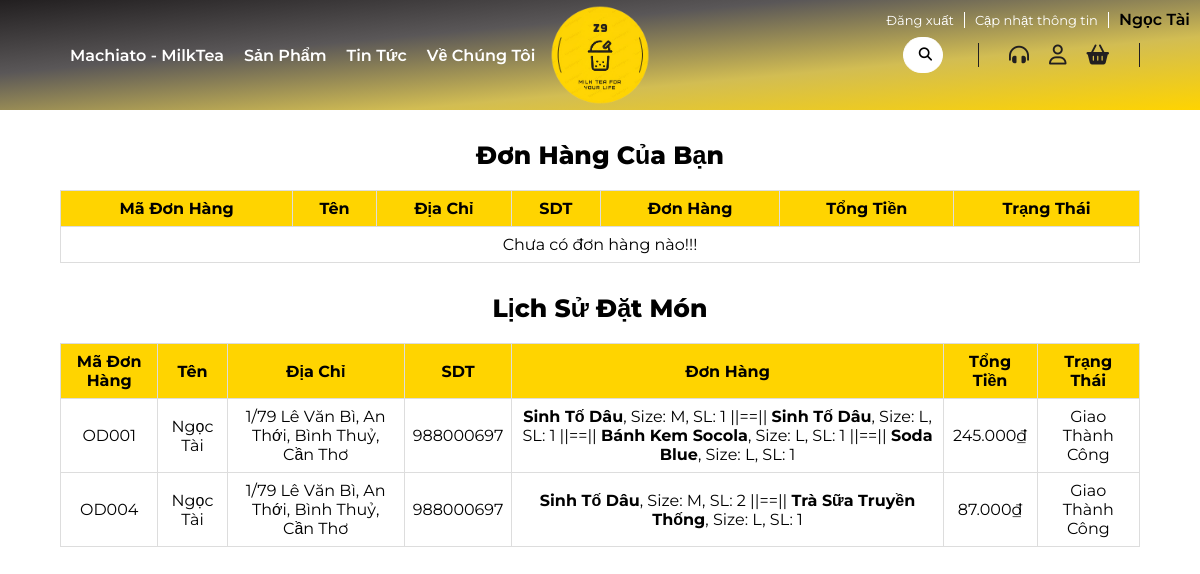
Page /orders-delivery.php (signed in) on the committed database.
### tables this page shows
CREATE TABLE `orders` (
  `orders_id` varchar(10) NOT NULL,
  `user_id` varchar(10) NOT NULL,
  `order_total` varchar(50) NOT NULL,
  `note` varchar(1000) NOT NULL,
  `delivery_status_id` int(11) NOT NULL,
  `order_time` timestamp NOT NULL DEFAULT current_timestamp() ON UPDATE current_timestamp()
);

CREATE TABLE `order_des` (
  `order_des_id` int(11) NOT NULL,
  `orders_id` varchar(10) NOT NULL,
  `hoTen` varchar(50) NOT NULL,
  `SDT` int(11) NOT NULL,
  `address` varchar(500) NOT NULL,
  `order_info` varchar(3000) NOT NULL
);

CREATE TABLE `delivery_status` (
  `delivery_status_id` int(11) NOT NULL,
  `delivery_status_name` varchar(50) NOT NULL
);

### orders-delivery.php (the view, shortened to what this page needs)
<link rel="stylesheet" href="https://cdnjs.cloudflare.com/ajax/libs/font-awesome/6.5.1/css/all.min.css" />
<link rel="stylesheet" href="css/custom-scrol.css">
<link rel="stylesheet" href="css/style.css">
<?php
    include "public/header.php";
?>
<div class="container-orders-delivery">
    <section class="orders-unfinished">
        <h1>Đơn Hàng Của Bạn</h1>
        <?php
        $servername = "localhost";
        $username = "root";
        $password = "";
        $dbname = "z9milktea";
        $conn = new mysqli($servername, $username, $password, $dbname);
        if (isset($_SESSION['user_id'])) {
            $user_id = $_SESSION['user_id'];
            $sql = "SELECT orders.orders_id, orders.order_total, delivery_status.delivery_status_name,
            order_des.address, order_des.SDT, order_des.hoTen, order_des.order_info
            FROM orders
            JOIN delivery_status ON orders.delivery_status_id = delivery_status.delivery_status_id
            LEFT JOIN order_des ON orders.orders_id = order_des.orders_id
            WHERE orders.user_id = '$user_id' AND orders.delivery_status_id IN (1, 2, 3)";
            $result = $conn->query($sql);
            if ($result->num_rows > 0) {
                echo "
                    <table class='orders-table'>
                        <tr>
                            <th>Mã Đơn Hàng</th>
                            <th>Tên</th>
                            <th>Địa Chỉ</th>
                            <th>SDT</th>
                            <th>Đơn Hàng</th>
                            <th>Tổng Tiền</th>
                            <th>Trạng Thái</th>
                        </tr>";
                while ($row = $result->fetch_assoc()) {
                    echo "<tr>
                            <td>" . $row["orders_id"] . "</td>
                            <td>" . $row["hoTen"] . "</td>
                            <td>" . $row["address"] . "</td>
                            <td>" . $row["SDT"] . "</td>
                            <td>" . $row["order_info"] . "</td>
                            <td>" . $row["order_total"] . "</td>
                            <td>" . $row["delivery_status_name"] . "</td>
                            </tr>";
                }
                echo "</table>";
            } else {
                echo "<table class='orders-table'>
                    <tr>
                        <th>Mã Đơn Hàng</th>
                        <th>Tên</th>
                        <th>Địa Chỉ</th>
                        <th>SDT</th>
                        <th>Đơn Hàng</th>
                        <th>Tổng Tiền</th>
                        <th>Trạng Thái</th>
                    </tr>
                    <tr><td colspan='7'>Chưa có đơn hàng nào!!!</td></tr>
                </table>";
            }
        } else {
            echo "Chưa đăng nhập.";
        }
        ?>
    </section>
    <section class="history-orders">
        <h1>Lịch Sử Đặt Món</h1>
        <?php
        $servername = "localhost";
        $username = "root";
        $password = "";
        $dbname = "z9milktea";
        $conn = new mysqli($servername, $username, $password, $dbname);
        if (isset($_SESSION['user_id'])) {
            $user_id = $_SESSION['user_id'];
            $sql = "SELECT orders.orders_id, orders.order_total, delivery_status.delivery_status_name,
            order_des.address, order_des.SDT, order_des.hoTen, order_des.order_info
            FROM orders
            JOIN delivery_status ON orders.delivery_status_id = delivery_status.delivery_status_id
            LEFT JOIN order_des ON orders.orders_id = order_des.orders_id
            WHERE orders.user_id = '$user_id' AND orders.delivery_status_id IN (4, 5)";
            $result = $conn->query($sql);
            if ($result->num_rows > 0) {
                echo "
                    <table class='orders-history-table'>
                        <tr>
                            <th>Mã Đơn Hàng</th>
                            <th>Tên</th>
                            <th>Địa Chỉ</th>
                            <th>SDT</th>
                            <th>Đơn Hàng</th>
                            <th>Tổng Tiền</th>
                            <th>Trạng Thái</th>
                        </tr>";
                while ($row = $result->fetch_assoc()) {
                    echo "<tr>
                            <td>" . $row["orders_id"] . "</td>
                            <td>" . $row["hoTen"] . "</td>
                            <td>" . $row["address"] . "</td>
                            <td>" . $row["SDT"] . "</td>
                            <td>" . $row["order_info"] . "</td>
                            <td>" . $row["order_total"] . "</td>
                            <td>" . $row["delivery_status_name"] . "</td>
                            </tr>";
                }
                echo "</table>";
            }
        } else {
            echo "Chưa đăng nhập.";
        }
        ?>
    </section>
</div>

### orders-delivery.php (style rules this page uses)
.container-orders-delivery { width: 90%; margin: 0px auto; }
.orders-unfinished { margin-top: 30px; text-align: center; }
.orders-unfinished h1, .history-orders h1 { font-size: 25px; font-weight: 800; }
.orders-table, .orders-history-table { width: 100%; border-collapse: collapse; margin-top: 20px; }
.orders-table th, .orders-history-table th { background-color: #FFD400; }
.orders-table th, .orders-table td, .orders-history-table th, .orders-history-table td { border: 1px solid #ddd; padding: 8px; text-align: center; }
.orders-history-table { max-height: 450px; overflow-y: auto; }
.history-orders { margin: 30px 0; text-align: center; }

### rows in the picture
orders: orders_id "OD001", order_des.hoTen "Ngọc Tài", order_des.address "1/79 Lê Văn Bì, An Thới, Bình Thuỷ, Cần Thơ", order_des.SDT "988000697", order_des.order_info "Sinh Tố Dâu , Size: M, SL: 1 ||==|| Sinh Tố Dâu , Size: L, SL: 1 ||==|| Bánh Kem Socola , Size: L, SL: 1 ||==|| Soda Blue , Size: L, SL: 1", order_total "245.000₫", delivery_status.delivery_status_name "Giao Thành Công"
orders: orders_id "OD004", order_des.hoTen "Ngọc Tài", order_des.address "1/79 Lê Văn Bì, An Thới, Bình Thuỷ, Cần Thơ", order_des.SDT "988000697", order_des.order_info "Sinh Tố Dâu , Size: M, SL: 2 ||==|| Trà Sữa Truyền Thống , Size: L, SL: 1", order_total "87.000₫", delivery_status.delivery_status_name "Giao Thành Công"

### other values in the picture
$_SESSION['user_name'] "Ngọc Tài"
